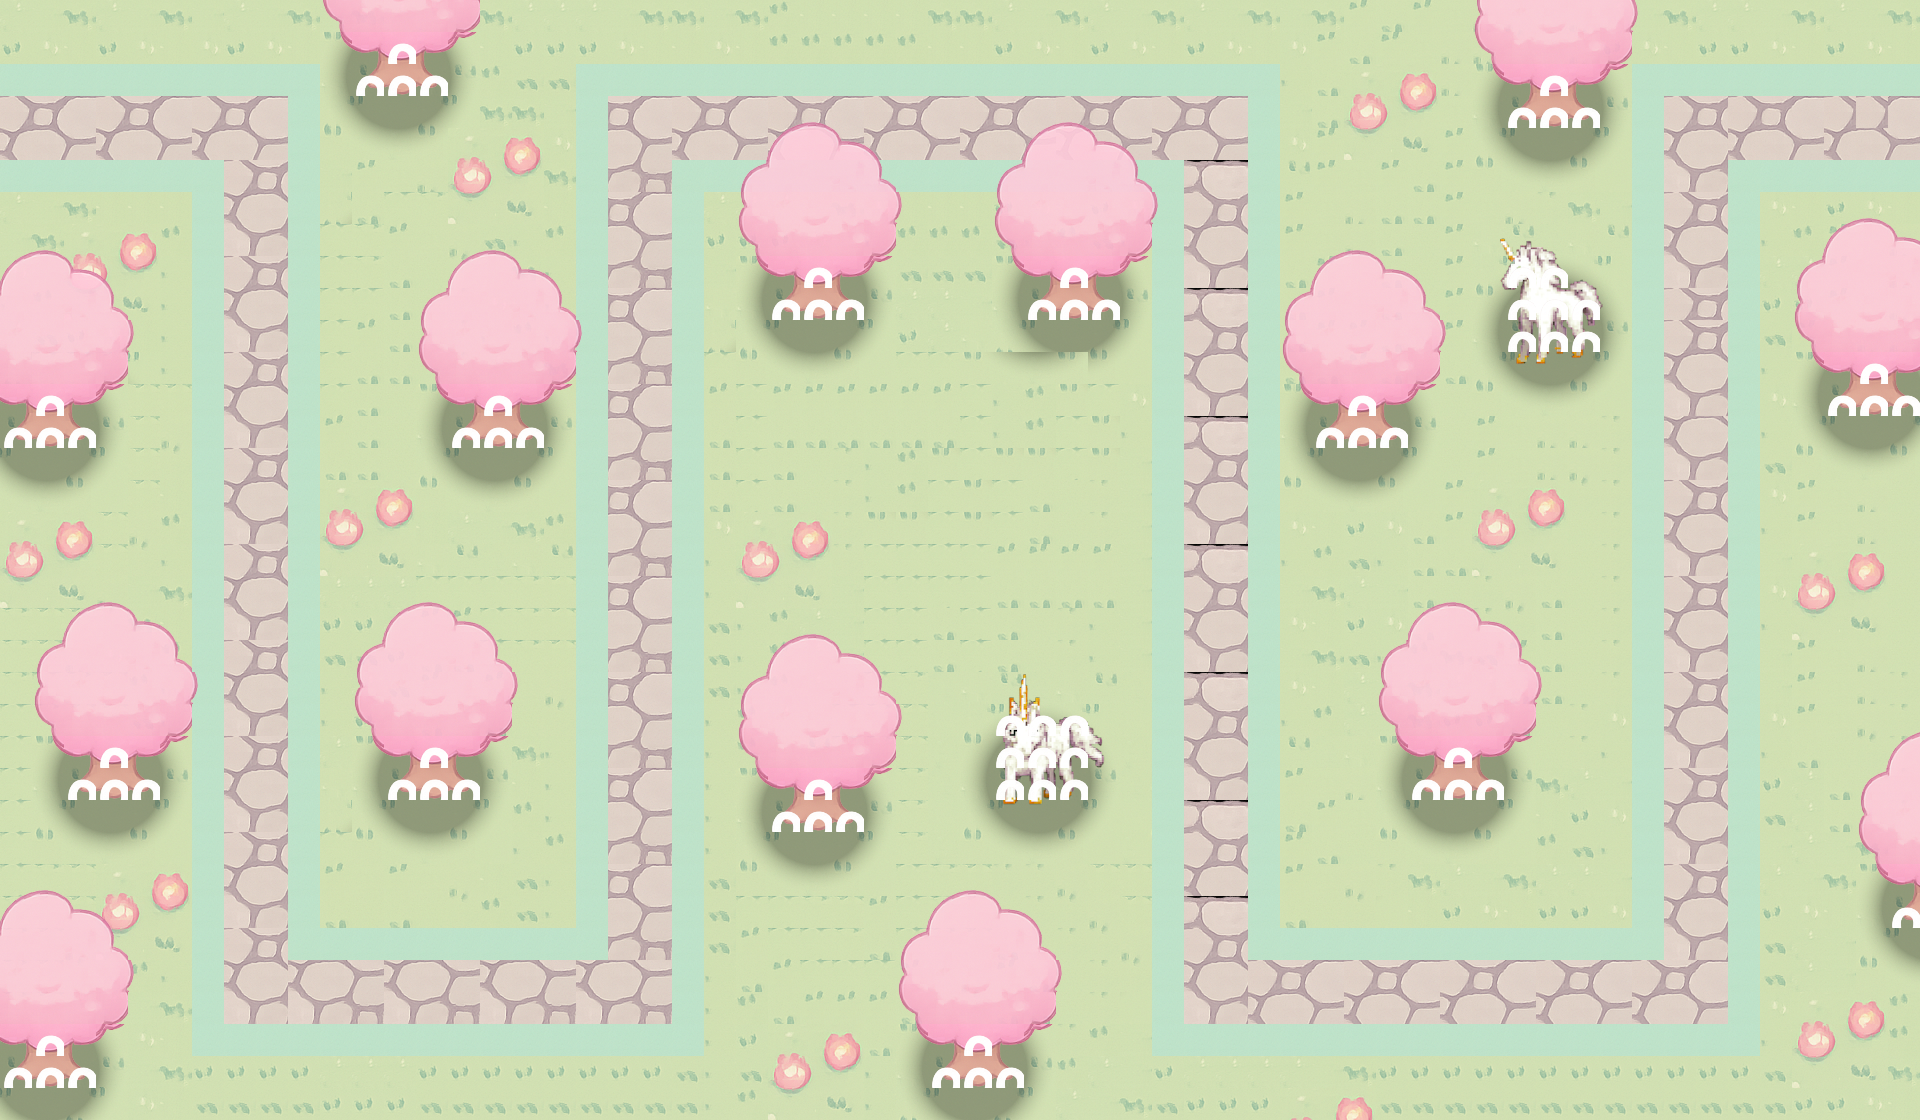

The image is a tile-based game level rendered from a .tmx file. Its description and source (layers, tilesets, objects; grid data summarised) follow:
An orthogonal 60x35 tile map with 32x32 px tiles, 3 tile layers (Ground Layer, Trees, collision), 8 tilesets and 29 objects.

<map version="1.10" tiledversion="1.11.2" orientation="orthogonal" renderorder="right-down" width="60" height="35" tilewidth="32" tileheight="32" infinite="0" nextlayerid="8" nextobjectid="57">
 <editorsettings>
  <export target="map_one.json" format="json" />
 </editorsettings>
 <tileset firstgid="1" source="../assets/images/tilesets/ground_tiles.tsx" />
 <tileset firstgid="1025" source="../assets/images/tilesets/props.tsx" />
 <tileset firstgid="2049" source="../assets/images/tilesets/structures.tsx" />
 <tileset firstgid="3073" source="../assets/images/tilesets/large_structures.tsx" />
 <tileset firstgid="4097" source="../assets/images/tilesets/tree_shadow.tsx" />
 <tileset firstgid="4197" source="../assets/images/tilesets/tree_dynamic.tsx" />
 <tileset firstgid="4297" source="../assets/images/tilesets/unicorn_four_shadow.tsx" />
 <tileset firstgid="4397" source="../assets/images/tilesets/unicorn_three_shadow.tsx" />
 <layer id="1" name="Ground Layer" width="60" height="35" locked="1">
  <data>[2100 cells, 2100 non-empty, 139 distinct tile ids]</data>
 </layer>
 <objectgroup id="2" name="path" class="path" visible="0" locked="1">
  <object id="1" x="-24" y="128.5">
   <polyline points="0,0 280,-0.5 280,864 665,863.5 664,-0.5 1240.5,-1 1240.5,864 1720.5,864 1720,-1 1979.5,0" />
  </object>
 </objectgroup>
 <layer id="3" name="Trees" width="60" height="35" locked="1" opacity="0.9">
  <data>[2100 cells, 329 non-empty, 32 distinct tile ids]</data>
 </layer>
 <layer id="5" name="collision" class="collision" width="60" height="35" locked="1">
  <data>[2100 cells, 74 non-empty, 1 distinct tile ids]</data>
 </layer>
 <objectgroup id="7" name="CrystalEchoes" class="crystal" visible="0" locked="1">
  <object id="26" x="786" y="430">
   <point />
  </object>
  <object id="27" x="814" y="1010">
   <point />
  </object>
  <object id="28" x="1364" y="562">
   <point />
  </object>
  <object id="30" x="1456" y="182">
   <point />
  </object>
  <object id="31" x="528" y="80">
   <point />
  </object>
  <object id="32" x="364" y="884">
   <point />
  </object>
  <object id="33" x="914" y="600">
   <point />
  </object>
  <object id="34" x="368" y="278">
   <point />
  </object>
  <object id="36" x="962" y="368">
   <point />
  </object>
  <object id="37" x="1396" y="92">
   <point />
  </object>
  <object id="38" x="1590" y="884">
   <point />
  </object>
  <object id="39" x="1558" y="594">
   <point />
  </object>
  <object id="40" x="1508" y="506">
   <point />
  </object>
  <object id="41" x="1342" y="168">
   <point />
  </object>
  <object id="43" x="680" y="58">
   <point />
  </object>
  <object id="44" x="792" y="586">
   <point />
  </object>
  <object id="45" x="536" y="892">
   <point />
  </object>
  <object id="46" x="552" y="614">
   <point />
  </object>
  <object id="47" x="458" y="566">
   <point />
  </object>
  <object id="48" x="140" y="544">
   <point />
  </object>
  <object id="49" x="144" y="232">
   <point />
  </object>
  <object id="50" x="200" y="56">
   <point />
  </object>
  <object id="51" x="158" y="938">
   <point />
  </object>
  <object id="52" x="30" y="818">
   <point />
  </object>
  <object id="53" x="732" y="610">
   <point />
  </object>
  <object id="54" x="958" y="838">
   <point />
  </object>
  <object id="55" x="930" y="218">
   <point />
  </object>
  <object id="56" x="978" y="262">
   <point />
  </object>
 </objectgroup>
</map>
